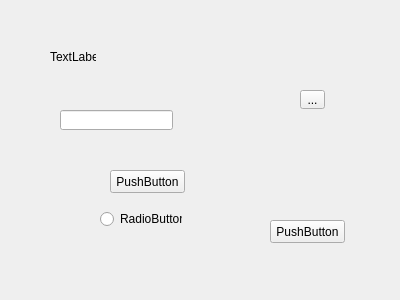
<?xml version="1.0" encoding="UTF-8"?>
<ui version="4.0">
 <class>Form</class>
 <widget class="QWidget" name="Form">
  <property name="geometry">
   <rect>
    <x>0</x>
    <y>0</y>
    <width>400</width>
    <height>300</height>
   </rect>
  </property>
  <property name="windowTitle">
   <string>Form</string>
  </property>
  <widget class="QLabel" name="label">
   <property name="geometry">
    <rect>
     <x>50</x>
     <y>50</y>
     <width>46</width>
     <height>13</height>
    </rect>
   </property>
   <property name="text">
    <string>TextLabel</string>
   </property>
  </widget>
  <widget class="QPushButton" name="pushButton">
   <property name="geometry">
    <rect>
     <x>270</x>
     <y>220</y>
     <width>75</width>
     <height>23</height>
    </rect>
   </property>
   <property name="text">
    <string>PushButton</string>
   </property>
  </widget>
  <widget class="QLineEdit" name="lineEdit">
   <property name="geometry">
    <rect>
     <x>60</x>
     <y>110</y>
     <width>113</width>
     <height>20</height>
    </rect>
   </property>
  </widget>
  <widget class="QRadioButton" name="radioButton">
   <property name="geometry">
    <rect>
     <x>100</x>
     <y>210</y>
     <width>82</width>
     <height>18</height>
    </rect>
   </property>
   <property name="text">
    <string>RadioButton</string>
   </property>
  </widget>
  <widget class="QToolButton" name="toolButton">
   <property name="geometry">
    <rect>
     <x>300</x>
     <y>90</y>
     <width>25</width>
     <height>19</height>
    </rect>
   </property>
   <property name="text">
    <string>...</string>
   </property>
  </widget>
  <widget class="QPushButton" name="pushButton_2">
   <property name="geometry">
    <rect>
     <x>110</x>
     <y>170</y>
     <width>75</width>
     <height>23</height>
    </rect>
   </property>
   <property name="text">
    <string>PushButton</string>
   </property>
  </widget>
 </widget>
 <resources/>
 <connections/>
</ui>
